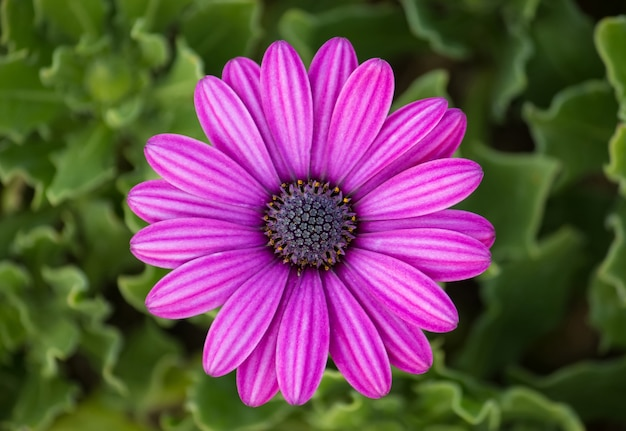
#> input picture purple.jpg, 626 x 431 px
$ python 'DIP Lab 3(Histogram Equalization).py'
#> lines starting #> are read from the running program, lines starting #| are printed output that depends on the picture
from PIL import Image
import numpy as np
import matplotlib.pyplot as plt

# Function to plot the histogram in bar chart format
def plot_histogram(image, title):
    # Convert the image to a numpy array and flatten all pixel intensities across the RGB channels
    img_flatten = image.flatten()

    # Plot histogram with 256 bins (for pixel values 0-255)
    plt.hist(img_flatten, bins=256, range=[0, 256], color='gray', alpha=0.7)

    plt.title(title)
    plt.xlabel('Pixel Intensity')
    plt.ylabel('Frequency')
    plt.show()

# Function to apply histogram equalization to each channel
def equalize_histogram_color(image):
    img_array = np.array(image)
    equalized_img_array = np.zeros_like(img_array)

    for i in range(3):  # Loop over each channel (R, G, B)
        # Flatten the channel, compute histogram and cumulative distribution function (CDF)
        channel = img_array[:, :, i]
        hist, bins = np.histogram(channel.flatten(), 256, [0, 256])
        cdf = hist.cumsum()
        cdf_normalized = cdf * 255 / cdf[-1]  # Normalize the CDF

        # Use linear interpolation to find new pixel values
        equalized_channel = np.interp(channel.flatten(), bins[:-1], cdf_normalized).reshape(channel.shape)
        equalized_img_array[:, :, i] = equalized_channel

    return Image.fromarray(equalized_img_array.astype('uint8'))

# Load the image using PIL
image = Image.open('purple.jpg')
#> image is the input picture: PIL image 626x431 RGB; mean R, G, B 106.7, 75.4, 83.1

# Apply histogram equalization
equalized_image = equalize_histogram_color(image)
#> the loop in equalize_histogram_color, `for i in range(3):` made 3 passes
#> pass 1, in equalize_histogram_color, `channel = img_array[:, :, i]`:
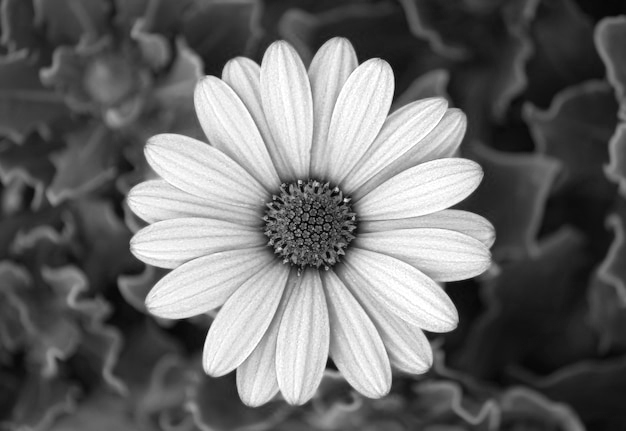
#> channel: shape (431, 626); min 0, max 255, mean 106.7
#> pass 1, in equalize_histogram_color, `equalized_channel = np.interp(channel.flatten(), bins[:-1], cdf_normal..`:
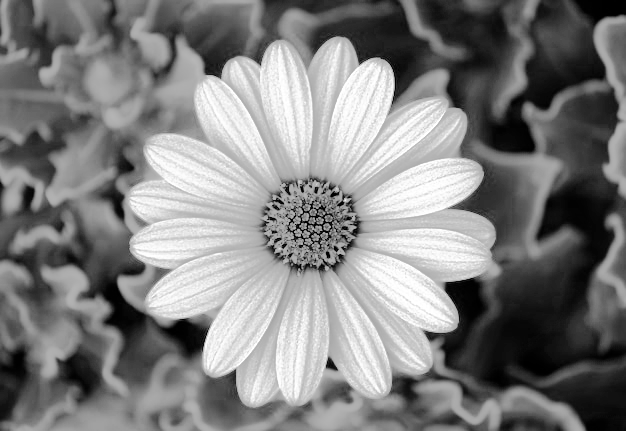
#> equalized_channel: shape (431, 626) float64; min 0.00567, max 255, mean 128.3
#> pass 2, in equalize_histogram_color, `channel = img_array[:, :, i]`:
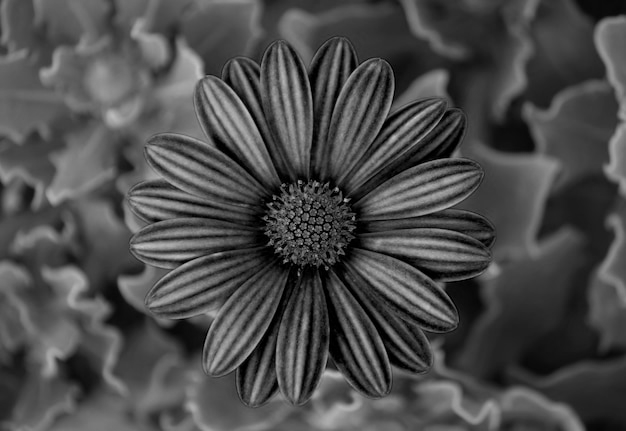
#> channel: shape (431, 626); min 0, max 194, mean 75.4
#> pass 2, in equalize_histogram_color, `equalized_channel = np.interp(channel.flatten(), bins[:-1], cdf_normal..`:
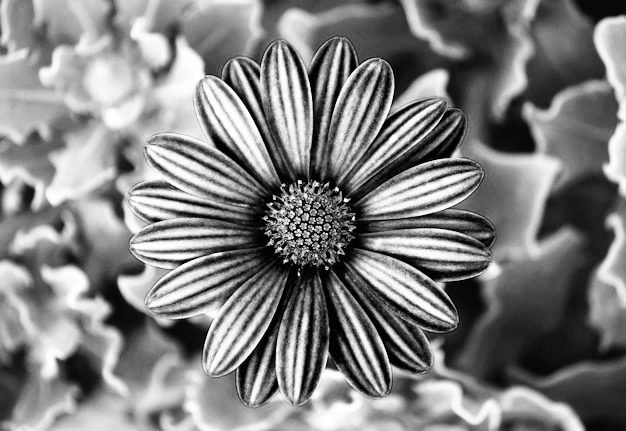
#> equalized_channel: shape (431, 626) float64; min 2.27, max 255, mean 128.5
#> after the loop in equalize_histogram_color, `for i in range(3):`:
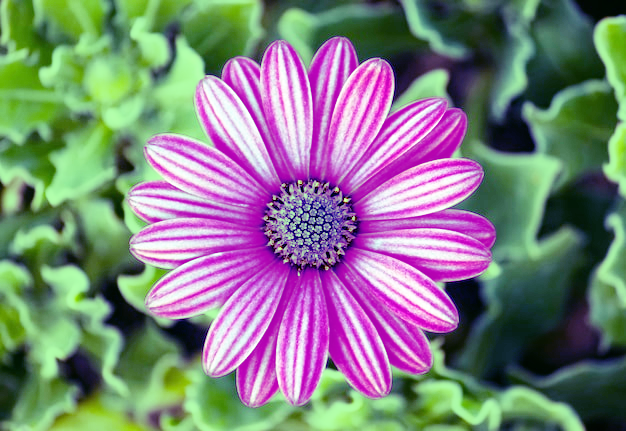
#> equalized_img_array: shape (431, 626, 3); mean R, G, B 127.8, 128, 128.2

# Convert images to numpy arrays for histogram plotting
original_image_np = np.array(image)
equalized_image_np = np.array(equalized_image)

# Plot original image and its histogram
plt.figure(figsize=(10, 5))

plt.subplot(2, 2, 1)
plt.imshow(image)
plt.title('Original Image')

plt.subplot(2, 2, 2)
plot_histogram(original_image_np, 'Original Histogram')
#> in plot_histogram, `plt.show()`:
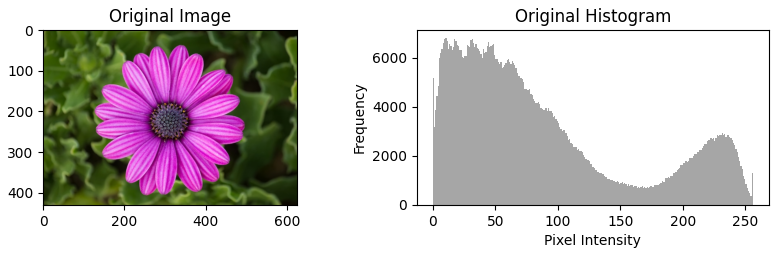
#> figure drawn by matplotlib, 2 panels; panel 2: tallest bar 6782 high, from x = 10 to 11

# Plot equalized image and its histogram
plt.subplot(2, 2, 3)
plt.imshow(equalized_image)
plt.title('Equalized Image')

plt.subplot(2, 2, 4)
plot_histogram(equalized_image_np, 'Equalized Histogram')
#> call 2 of plot_histogram, with title = 'Equalized Histogram'
#> in plot_histogram (call 2), `plt.show()`:
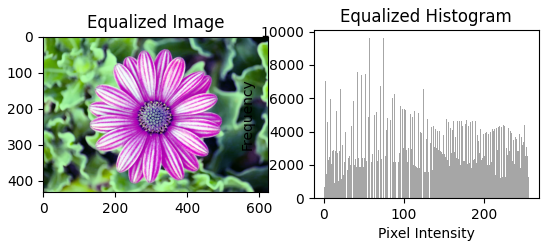
#> figure drawn by matplotlib, 2 panels; panel 2: tallest bar 9606 high, from x = 74 to 75

plt.tight_layout()
plt.show()

$ run again, with flower.jpg copied over purple.jpg
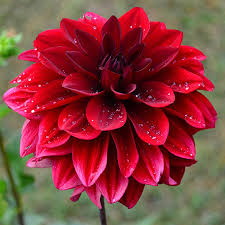
#> input picture flower.jpg, 225 x 225 px
#> image is the input picture: PIL image 225x225 RGB; mean R, G, B 137.7, 61.1, 61.6
#> after the loop in equalize_histogram_color, `for i in range(3):`:
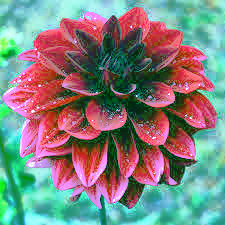
#> equalized_img_array: shape (225, 225, 3); mean R, G, B 127.9, 131.5, 128.3
#> in plot_histogram (call 2), `plt.show()`:
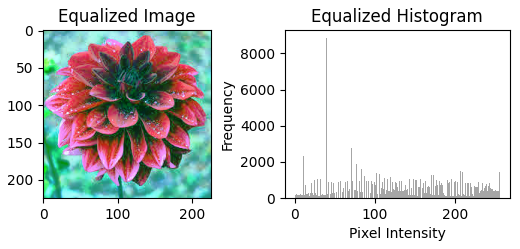
#> figure drawn by matplotlib, 2 panels; panel 2: tallest bar 8833 high, from x = 39 to 40

$ run again, with night.jpg copied over purple.jpg
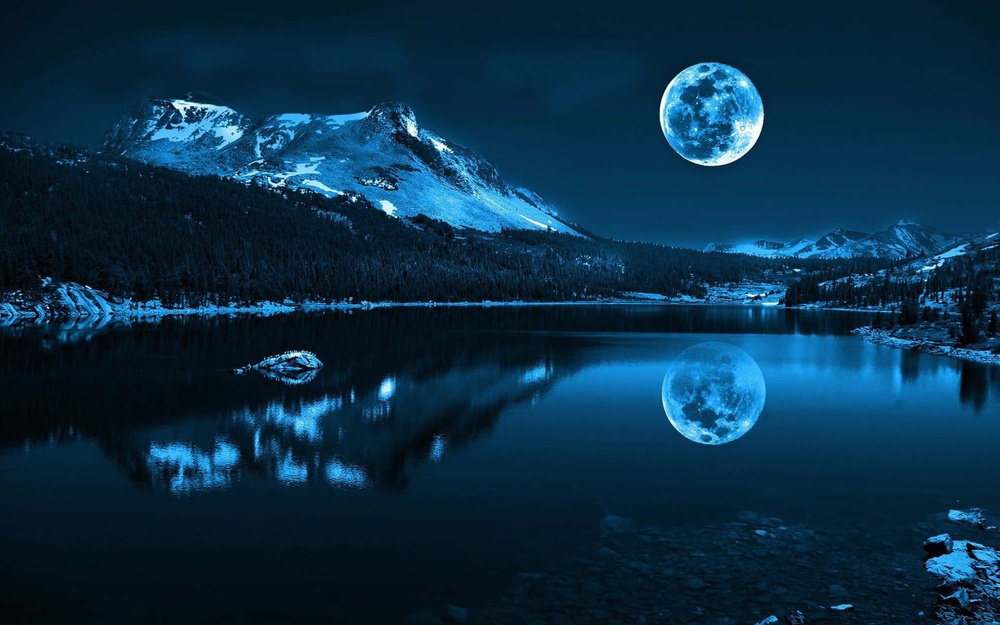
#> input picture night.jpg, 1000 x 625 px, shrunk from 1920 x 1200 before the run
#> image is the input picture: PIL image 1000x625 RGB; mean R, G, B 10, 46.5, 71.2
#> after the loop in equalize_histogram_color, `for i in range(3):`:
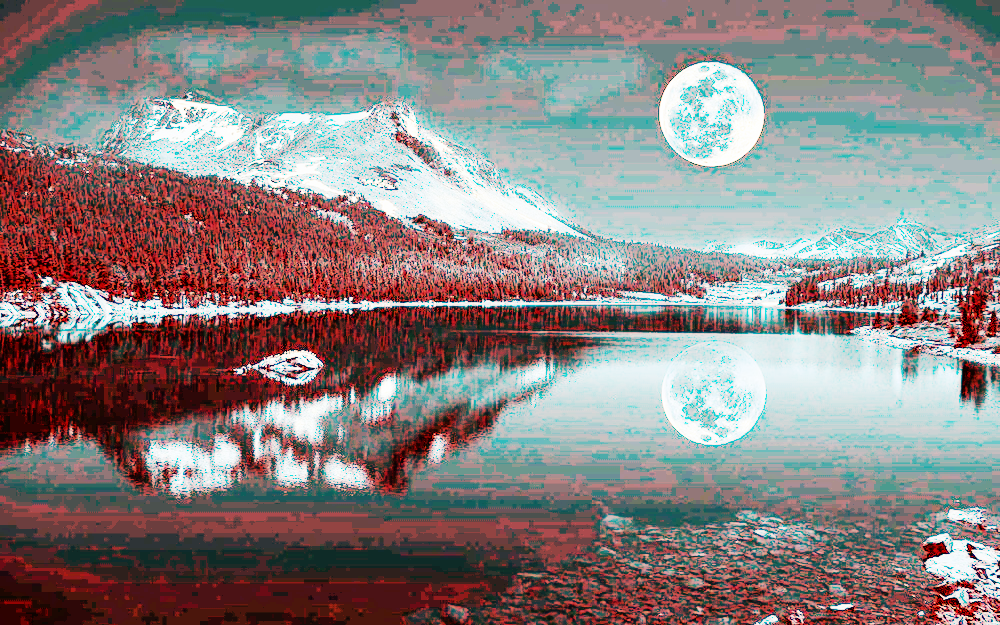
#> equalized_img_array: shape (625, 1000, 3); mean R, G, B 137.5, 129, 128.4
#> in plot_histogram (call 2), `plt.show()`:
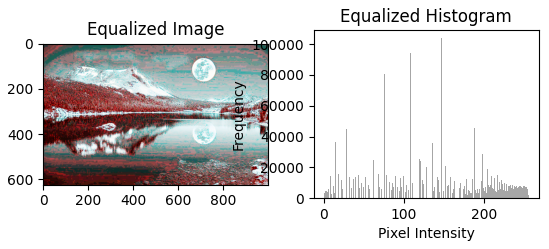
#> figure drawn by matplotlib, 2 panels; panel 2: tallest bar 103852 high, from x = 147 to 148

$ run again, with mahfuz.jpeg copied over purple.jpg
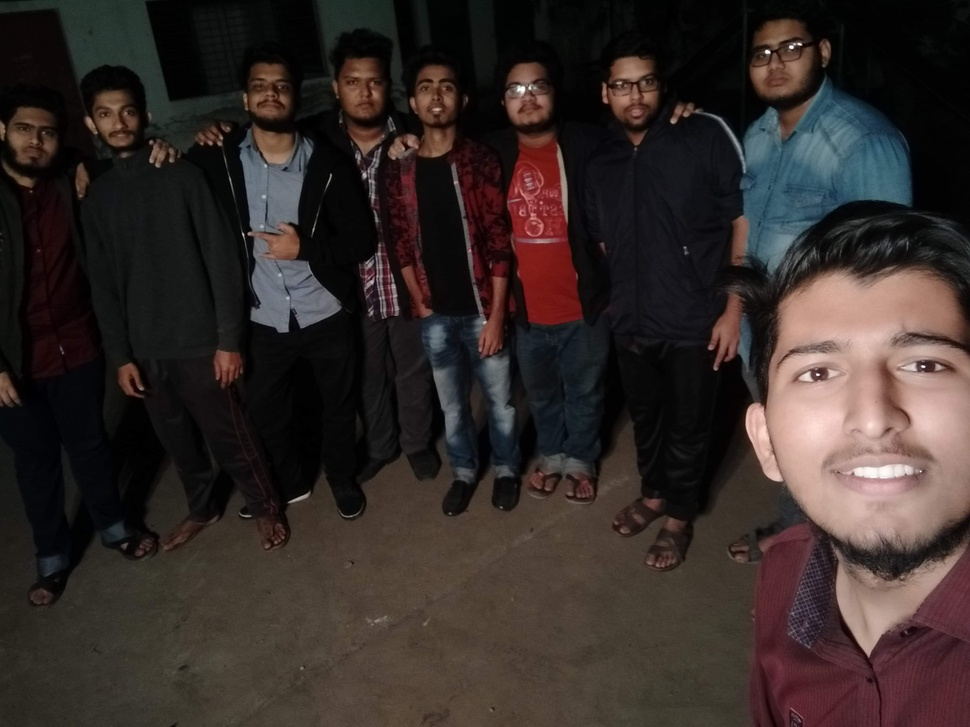
#> input picture mahfuz.jpeg, 970 x 727 px, shrunk from 3264 x 2448 before the run
#> image is the input picture: PIL image 970x727 RGB; mean R, G, B 52.8, 43.4, 40.6
#> in plot_histogram (call 2), `plt.show()`:
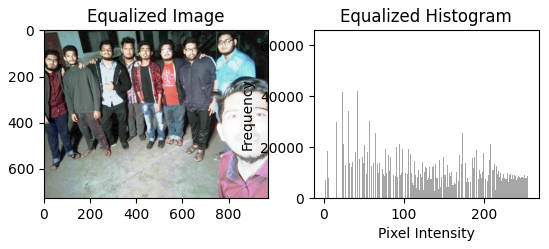
#> figure drawn by matplotlib, 2 panels; panel 2: tallest bar 62760 high, from x = 16 to 17
